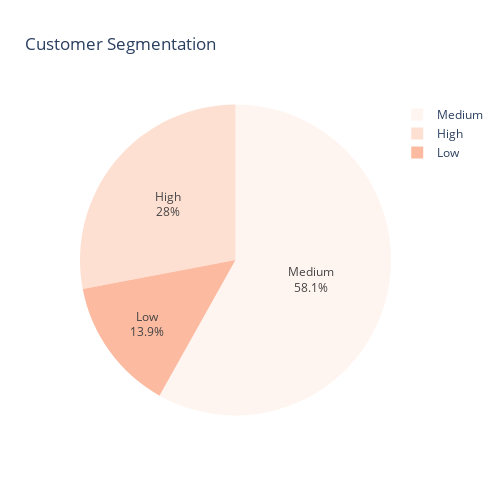

The cell this chart's notebook holds for it:
### Code cell
df = pd.DataFrame({'Group': result.index, 'count': result.values})
fig = px.pie(df, names = 'Group', values = 'count', title = 'Customer Segmentation',
             color_discrete_sequence = px.colors.sequential.Reds,
             width = 500, height = 500 )
fig.update_traces(textposition='inside',textinfo='label+percent')
fig.show()

### Figure 1 — Plotly figure (JSON) as saved in the notebook; plotly's stock layout.template omitted (floating-point values rounded to 4 significant figures)
{"data": [{"domain": {"x": [0, 1], "y": [0, 1]}, "hovertemplate": "Group=%{label}<br>count=%{value}<extra></extra>", "labels": ["Medium", "High", "Low"], "legendgroup": "", "name": "", "showlegend": true, "textinfo": "label+percent", "textposition": "inside", "type": "pie", "values": [461, 222, 110]}], "layout": {"height": 500, "legend": {"tracegroupgap": 0}, "piecolorway": ["rgb(255,245,240)", "rgb(254,224,210)", "rgb(252,187,161)", "rgb(252,146,114)", "rgb(251,106,74)", "rgb(239,59,44)", "rgb(203,24,29)", "rgb(165,15,21)", "rgb(103,0,13)"], "title": {"text": "Customer Segmentation"}, "width": 500}}
